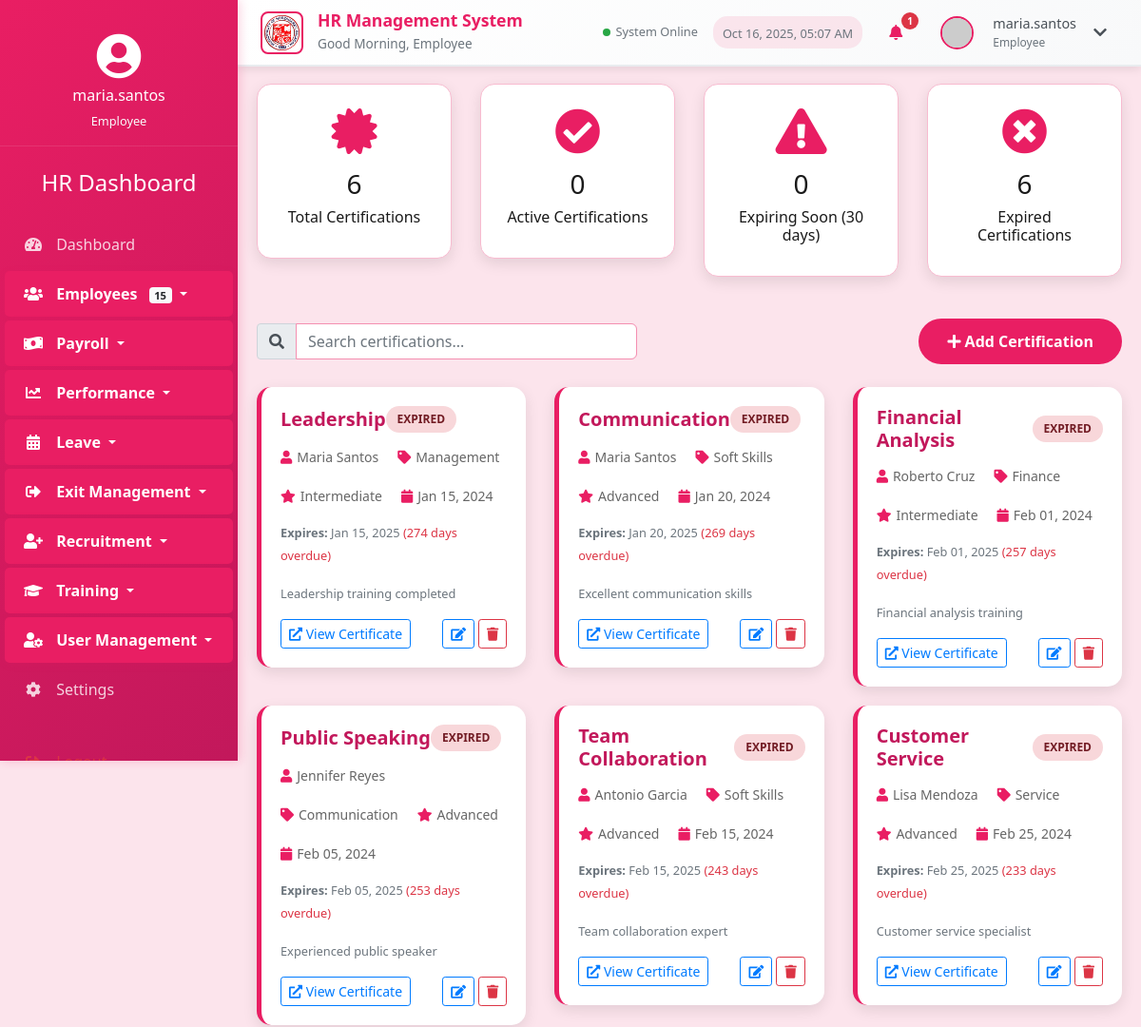
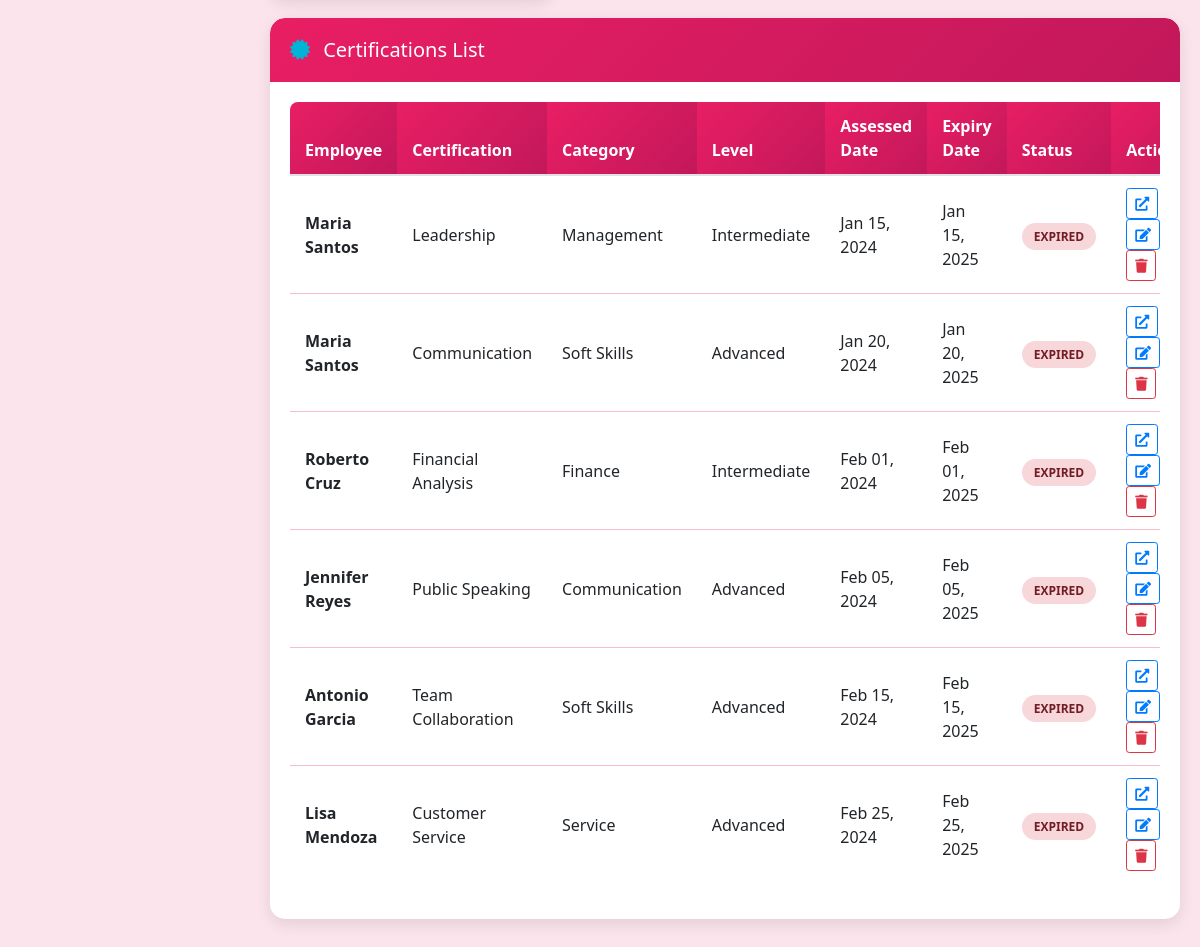
The page /certifications.php (signed in) on the database as committed earlier (2 pictures, top to bottom).
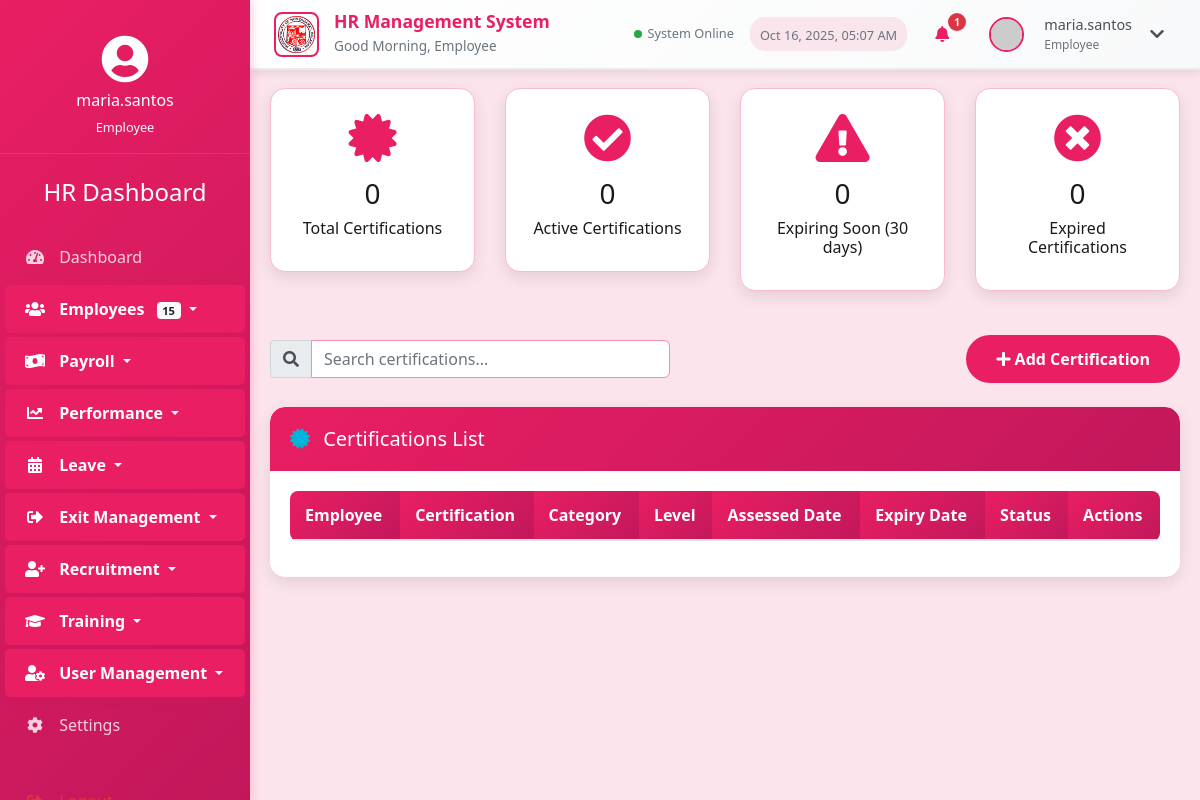
The same page on the database as committed later.
### tables this page shows
CREATE TABLE `employee_skills` (
  `employee_skill_id` int(11) NOT NULL AUTO_INCREMENT,
  `employee_id` int(11) NOT NULL,
  `skill_id` int(11) NOT NULL,
  `proficiency_level` enum('Beginner','Intermediate','Advanced','Expert') NOT NULL,
  `assessed_date` date NOT NULL,
  `certification_url` varchar(255) DEFAULT NULL,
  `expiry_date` date DEFAULT NULL,
  `notes` text DEFAULT NULL,
  `created_at` timestamp NOT NULL DEFAULT current_timestamp(),
  `updated_at` timestamp NOT NULL DEFAULT current_timestamp() ON UPDATE current_timestamp(),
  PRIMARY KEY (`employee_skill_id`),
  KEY `employee_id` (`employee_id`),
  KEY `skill_id` (`skill_id`),
  CONSTRAINT `employee_skills_ibfk_1` FOREIGN KEY (`employee_id`) REFERENCES `employee_profiles` (`employee_id`) ON DELETE CASCADE,
  CONSTRAINT `employee_skills_ibfk_2` FOREIGN KEY (`skill_id`) REFERENCES `skill_matrix` (`skill_id`) ON DELETE CASCADE
);

CREATE TABLE `skill_matrix` (
  `skill_id` int(11) NOT NULL AUTO_INCREMENT,
  `skill_name` varchar(100) NOT NULL,
  `description` text DEFAULT NULL,
  `category` varchar(50) DEFAULT NULL,
  `created_at` timestamp NOT NULL DEFAULT current_timestamp(),
  `updated_at` timestamp NOT NULL DEFAULT current_timestamp() ON UPDATE current_timestamp(),
  PRIMARY KEY (`skill_id`)
);

CREATE TABLE `personal_information` (
  `personal_info_id` int(11) NOT NULL AUTO_INCREMENT,
  `first_name` varchar(50) NOT NULL,
  `last_name` varchar(50) NOT NULL,
  `date_of_birth` date NOT NULL,
  `gender` enum('Male','Female','Non-binary','Prefer not to say') NOT NULL,
  `marital_status` enum('Single','Married','Divorced','Widowed') NOT NULL,
  `nationality` varchar(50) NOT NULL,
  `tax_id` varchar(20) DEFAULT NULL,
  `social_security_number` varchar(20) DEFAULT NULL,
  `phone_number` varchar(20) NOT NULL,
  `emergency_contact_name` varchar(100) DEFAULT NULL,
  `emergency_contact_relationship` varchar(50) DEFAULT NULL,
  `emergency_contact_phone` varchar(20) DEFAULT NULL,
  `created_at` timestamp NOT NULL DEFAULT current_timestamp(),
  `updated_at` timestamp NOT NULL DEFAULT current_timestamp() ON UPDATE current_timestamp(),
  PRIMARY KEY (`personal_info_id`)
);

### certifications.php (the view, shortened to what the changed rows need)
<?php
require_once 'config.php';
$pdo = $conn;
try {
    $stmt = $pdo->query("
        SELECT es.*, e.first_name, e.last_name, s.skill_name, s.category
        FROM employee_skills es
        JOIN employee_profiles ep ON es.employee_id = ep.employee_id
        JOIN personal_information e ON ep.personal_info_id = e.personal_info_id
        JOIN skill_matrix s ON es.skill_id = s.skill_id
        WHERE es.certification_url IS NOT NULL AND es.certification_url != ''
        ORDER BY es.expiry_date ASC
    ");
    $certifications = $stmt->fetchAll(PDO::FETCH_ASSOC);
} catch (PDOException $e) {
    $certifications = [];
    $message = "Error fetching certifications: " . $e->getMessage();
    $messageType = "error";
}
try {
    $stmt = $pdo->query("SELECT COUNT(*) as total FROM employee_skills WHERE certification_url IS NOT NULL AND certification_url != ''");
    $totalCertifications = $stmt->fetch(PDO::FETCH_ASSOC)['total'];
    $stmt = $pdo->query("SELECT COUNT(*) as total FROM employee_skills WHERE certification_url IS NOT NULL AND certification_url != '' AND expiry_date < CURDATE()");
    $expiredCertifications = $stmt->fetch(PDO::FETCH_ASSOC)['total'];
} catch (PDOException $e) {
    $totalCertifications = 0;
    $activeCertifications = 0;
    $expiredCertifications = 0;
    $expiringSoon = 0;
}
function getStatusBadgeClass($expiryDate) {
    $expiry = new DateTime($expiryDate);
    $today = new DateTime();
    $diff = $today->diff($expiry);
    if ($expiry < $today) {
        return 'status-expired';
    } elseif ($diff->days <= 30) {
        return 'status-expiring';
    } else {
        return 'status-active';
    }
}
?>
<!DOCTYPE html>
<html lang="en">
<head>
    <link rel="stylesheet" href="https://stackpath.bootstrapcdn.com/bootstrap/4.5.2/css/bootstrap.min.css">
    <link rel="stylesheet" href="https://cdnjs.cloudflare.com/ajax/libs/font-awesome/5.15.1/css/all.min.css">
    <link rel="stylesheet" href="styles.css?v=rose">
</head>
<body>
    <div class="container-fluid">
        <div class="row">
            <div class="main-content">
                <h2 class="section-title">Certifications Management</h2>
                <div class="row mb-4">
                    <div class="col-md-3">
                        <div class="stats-card">
                            <i class="fas fa-certificate"></i>
                            <h3><?php echo $totalCertifications; ?></h3>
                            <h6>Total Certifications</h6>
                        </div>
                    </div>
                    <div class="col-md-3">
                        <div class="stats-card">
                            <i class="fas fa-times-circle"></i>
                            <h3><?php echo $expiredCertifications; ?></h3>
                            <h6>Expired Certifications</h6>
                        </div>
                    </div>
                </div>
                <div class="row" id="certificationsGrid">
                    <?php foreach ($certifications as $cert): ?>
                    <div class="col-md-6 col-lg-4 certification-item">
                        <div class="certification-card">
                            <div class="certification-header">
                                <h5 class="certification-title"><?php echo htmlspecialchars($cert['skill_name']); ?></h5>
                                <span class="status-badge <?php echo getStatusBadgeClass($cert['expiry_date']); ?>">
                                    <?php
                                    if (!$cert['expiry_date']) {
                                        echo 'No Expiry';
                                    } elseif (new DateTime($cert['expiry_date']) < new DateTime()) {
                                        echo 'Expired';
                                    } elseif ((new DateTime($cert['expiry_date']))->diff(new DateTime())->days <= 30) {
                                        echo 'Expiring Soon';
                                    } else {
                                        echo 'Active';
                                    }
                                    ?>
                                </span>
                            </div>
                            <div class="certification-meta">
                                <div class="meta-item">
                                    <i class="fas fa-user"></i>
                                    <span><?php echo htmlspecialchars($cert['first_name'] . ' ' . $cert['last_name']); ?></span>
                                </div>
                                <div class="meta-item">
                                    <i class="fas fa-tag"></i>
                                    <span><?php echo htmlspecialchars($cert['category']); ?></span>
                                </div>
                                <div class="meta-item">
                                    <i class="fas fa-star"></i>
                                    <span><?php echo htmlspecialchars($cert['proficiency_level']); ?></span>
                                </div>
                                <div class="meta-item">
                                    <i class="fas fa-calendar"></i>
                                    <span><?php echo date('M d, Y', strtotime($cert['assessed_date'])); ?></span>
                                </div>
                            </div>
                            <?php if ($cert['expiry_date']): ?>
                            <div class="mb-3">
                                <small class="text-muted">
                                    <strong>Expires:</strong> <?php echo date('M d, Y', strtotime($cert['expiry_date'])); ?>
                                    <?php
                                    $expiry = new DateTime($cert['expiry_date']);
                                    $today = new DateTime();
                                    if ($expiry < $today) {
                                        echo ' <span class="text-danger">(' . $today->diff($expiry)->days . ' days overdue)</span>';
                                    } elseif ($expiry->diff($today)->days <= 30) {
                                        echo ' <span class="text-warning">(' . $expiry->diff($today)->days . ' days remaining)</span>';
                                    }
                                    ?>
                                </small>
                            </div>
                            <?php endif; ?>
                            <?php if ($cert['notes']): ?>
                            <div class="mb-3">
                                <small class="text-muted"><?php echo htmlspecialchars($cert['notes']); ?></small>
                            </div>
                            <?php endif; ?>
                            <div class="d-flex justify-content-between align-items-center">
                                <div>
                                    <?php if ($cert['certification_url']): ?>
                                    <a href="<?php echo htmlspecialchars($cert['certification_url']); ?>" target="_blank" class="btn btn-sm btn-outline-primary">
                                        <i class="fas fa-external-link-alt"></i> View Certificate
                                    </a>
                                    <?php endif; ?>
                                </div>
                                <div>
                                    <button class="btn btn-sm btn-outline-primary" onclick="editCertification(<?php echo $cert['employee_skill_id']; ?>)">
                                        <i class="fas fa-edit"></i>
                                    </button>
                                    <button class="btn btn-sm btn-outline-danger" onclick="deleteCertification(<?php echo $cert['employee_skill_id']; ?>)">
                                        <i class="fas fa-trash"></i>
                                    </button>
                                </div>
                            </div>
                        </div>
                    </div>
                    <?php endforeach; ?>
                </div>
                <div class="card">
                    <div class="card-body">
                        <div class="table-responsive">
                            <table class="table table-hover">
                                <thead>
                                    <tr>
                                        <th>Employee</th>
                                        <th>Certification</th>
                                        <th>Category</th>
                                        <th>Level</th>
                                        <th>Assessed Date</th>
                                        <th>Expiry Date</th>
                                        <th>Status</th>
                                        <th>Actions</th>
                                    </tr>
                                </thead>
                                <tbody>
                                    <?php foreach ($certifications as $cert): ?>
                                    <tr>
                                        <td><strong><?php echo htmlspecialchars($cert['first_name'] . ' ' . $cert['last_name']); ?></strong></td>
                                        <td><?php echo htmlspecialchars($cert['skill_name']); ?></td>
                                        <td><?php echo htmlspecialchars($cert['category']); ?></td>
                                        <td><?php echo htmlspecialchars($cert['proficiency_level']); ?></td>
                                        <td><?php echo date('M d, Y', strtotime($cert['assessed_date'])); ?></td>
                                        <td><?php echo $cert['expiry_date'] ? date('M d, Y', strtotime($cert['expiry_date'])) : 'No Expiry'; ?></td>
                                        <td>
                                            <span class="status-badge <?php echo getStatusBadgeClass($cert['expiry_date']); ?>">
                                                <?php
                                                if (!$cert['expiry_date']) {
                                                    echo 'No Expiry';
                                                } elseif (new DateTime($cert['expiry_date']) < new DateTime()) {
                                                    echo 'Expired';
                                                } elseif ((new DateTime($cert['expiry_date']))->diff(new DateTime())->days <= 30) {
                                                    echo 'Expiring Soon';
                                                } else {
                                                    echo 'Active';
                                                }
                                                ?>
                                            </span>
                                        </td>
                                        <td>
                                            <?php if ($cert['certification_url']): ?>
                                            <a href="<?php echo htmlspecialchars($cert['certification_url']); ?>" target="_blank" class="btn btn-sm btn-outline-primary">
                                                <i class="fas fa-external-link-alt"></i>
                                            </a>
                                            <?php endif; ?>
                                            <button class="btn btn-sm btn-outline-primary" onclick="editCertification(<?php echo $cert['employee_skill_id']; ?>)">
                                                <i class="fas fa-edit"></i>
                                            </button>
                                            <button class="btn btn-sm btn-outline-danger" onclick="deleteCertification(<?php echo $cert['employee_skill_id']; ?>)">
                                                <i class="fas fa-trash"></i>
                                            </button>
                                        </td>
                                    </tr>
                                    <?php endforeach; ?>
                                </tbody>
                            </table>
                        </div>
                    </div>
                </div>
            </div>
        </div>
    </div>
</body>
</html>

Rows that differ between the two databases and show on the page:
removed employee_skills: skill.skill_name "Leadership", shows "EXPIRED", personal_information.first_name+last_name "Maria Santos", skill.category "Management", proficiency_level "Intermediate", assessed_date "Jan 15, 2024", expiry_date "Jan 15, 2025", expiry_date "274", notes "Leadership training completed"
removed employee_skills: skill.skill_name "Communication", shows "EXPIRED", personal_information.first_name+last_name "Maria Santos", skill.category "Soft Skills", proficiency_level "Advanced", assessed_date "Jan 20, 2024", expiry_date "Jan 20, 2025", expiry_date "269", notes "Excellent communication skills"
removed employee_skills: skill.skill_name "Financial Analysis", shows "EXPIRED", personal_information.first_name+last_name "Roberto Cruz", skill.category "Finance", proficiency_level "Intermediate", assessed_date "Feb 01, 2024", expiry_date "Feb 01, 2025", expiry_date "257", notes "Financial analysis training"
removed employee_skills: skill.skill_name "Public Speaking", shows "EXPIRED", personal_information.first_name+last_name "Jennifer Reyes", skill.category "Communication", proficiency_level "Advanced", assessed_date "Feb 05, 2024", expiry_date "Feb 05, 2025", expiry_date "253", notes "Experienced public speaker"
removed employee_skills: skill.skill_name "Team Collaboration", shows "EXPIRED", personal_information.first_name+last_name "Antonio Garcia", skill.category "Soft Skills", proficiency_level "Advanced", assessed_date "Feb 15, 2024", expiry_date "Feb 15, 2025", expiry_date "243", notes "Team collaboration expert"
removed employee_skills: skill.skill_name "Customer Service", shows "EXPIRED", personal_information.first_name+last_name "Lisa Mendoza", skill.category "Service", proficiency_level "Advanced", assessed_date "Feb 25, 2024", expiry_date "Feb 25, 2025", expiry_date "233", notes "Customer service specialist"
Other text that changed with them:
$totalCertifications: "6" → "0"
$expiredCertifications: "6" → "0"
